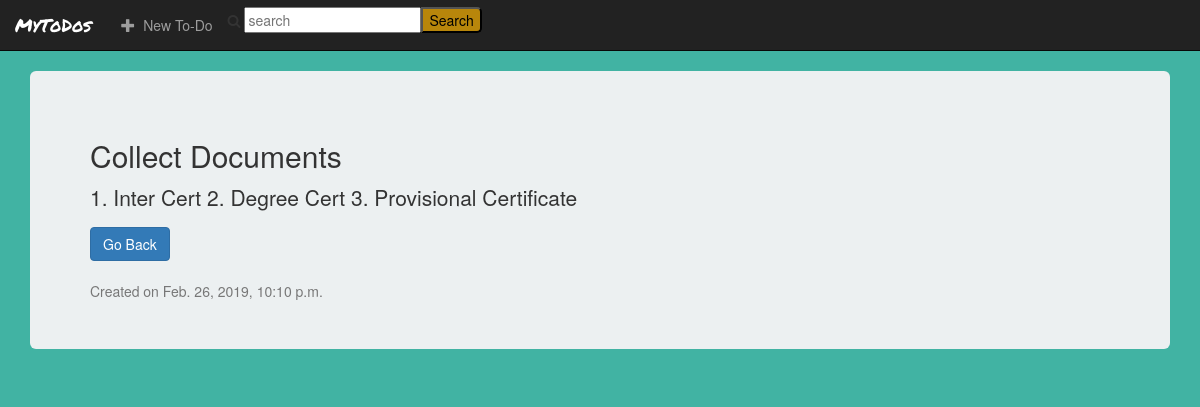
Page /todos/details/3/ on the committed database.
### todos/models.py (models this page shows, shortened)
class Todo(models.Model):
    title = models.CharField(max_length=200)
    text = models.TextField()
    created_time = models.DateTimeField(default=datetime.now, blank=True)
    complete = models.BooleanField(default=False)

### todos/views.py (the view)
# urls.py: url(r'^details/(?P<id>[\w-]+)/$', views.details, name='details'),
def details(request, id):
    todo = Todo.objects.get(id=id)
    context = {
        'todo': todo
    }
    return render(request, 'details.html', context)

### todos/templates/details.html
{% include 'Header-Footer/top.html' %}
<div class="container">
<div class="jumbotron">
    <div class="card w-75">
  <div class="card-body">
    <h2 class="card-title">{{ todo.title }}</h2>
    <p class="card-text">{{ todo.text }}</p>
    <a href="/todos" class="btn btn-primary">Go Back</a>
    <div class="card-footer text-muted">
        <br/>
        Created on {{ todo.created_time }}
    </div>
  </div>
</div>
</div>
</div>
{% include 'Header-Footer/bottom.html' %}

### todos/static/css/style.css (style rules this page uses)
body { background-color: #41B3A3; }
a { color: black; }
.jumbotron { background-color: #ECF0F1; }

### rows in the picture
Todo: title "Collect Documents", text "1. Inter Cert 2. Degree Cert 3. Provisional Certificate", created_time "Feb. 26, 2019, 10:10 p.m."
